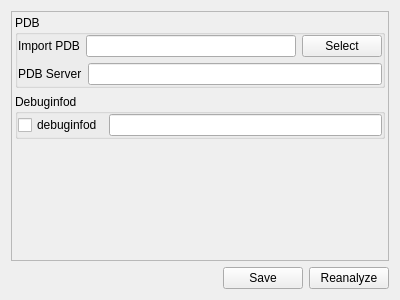
<?xml version="1.0" encoding="UTF-8"?>
<ui version="4.0">
 <class>SymbolServers</class>
 <widget class="QWidget" name="SymbolServers">
  <property name="geometry">
   <rect>
    <x>0</x>
    <y>0</y>
    <width>400</width>
    <height>300</height>
   </rect>
  </property>
  <property name="focusPolicy">
   <enum>Qt::FocusPolicy::StrongFocus</enum>
  </property>
  <property name="windowTitle">
   <string>Form</string>
  </property>
  <layout class="QVBoxLayout" name="verticalLayout_2">
   <item>
    <widget class="QScrollArea" name="scrollArea">
     <property name="widgetResizable">
      <bool>true</bool>
     </property>
     <widget class="QWidget" name="scrollAreaWidgetContents">
      <property name="geometry">
       <rect>
        <x>0</x>
        <y>0</y>
        <width>380</width>
        <height>245</height>
       </rect>
      </property>
      <layout class="QVBoxLayout" name="verticalLayout">
       <property name="leftMargin">
        <number>3</number>
       </property>
       <property name="topMargin">
        <number>3</number>
       </property>
       <property name="rightMargin">
        <number>3</number>
       </property>
       <property name="bottomMargin">
        <number>3</number>
       </property>
       <item>
        <widget class="QGroupBox" name="groupBox">
         <property name="title">
          <string>PDB</string>
         </property>
         <layout class="QVBoxLayout" name="verticalLayout_4">
          <property name="leftMargin">
           <number>0</number>
          </property>
          <property name="topMargin">
           <number>0</number>
          </property>
          <property name="rightMargin">
           <number>0</number>
          </property>
          <property name="bottomMargin">
           <number>0</number>
          </property>
          <item>
           <layout class="QVBoxLayout" name="verticalLayout_3">
            <item>
             <layout class="QHBoxLayout" name="horizontalLayout_5">
              <item>
               <widget class="QWidget" name="pdbWidget" native="true">
                <layout class="QHBoxLayout" name="horizontalLayout_2">
                 <property name="leftMargin">
                  <number>0</number>
                 </property>
                 <property name="topMargin">
                  <number>0</number>
                 </property>
                 <property name="rightMargin">
                  <number>0</number>
                 </property>
                 <property name="bottomMargin">
                  <number>0</number>
                 </property>
                 <item>
                  <widget class="QLabel" name="label">
                   <property name="text">
                    <string>Import PDB</string>
                   </property>
                  </widget>
                 </item>
                 <item>
                  <widget class="QLineEdit" name="pdbLineEdit"/>
                 </item>
                 <item>
                  <widget class="QPushButton" name="pdbSelect">
                   <property name="text">
                    <string>Select</string>
                   </property>
                  </widget>
                 </item>
                </layout>
               </widget>
              </item>
             </layout>
            </item>
            <item>
             <layout class="QHBoxLayout" name="horizontalLayout_3">
              <item>
               <widget class="QLabel" name="pdbServerLabel">
                <property name="text">
                 <string>PDB Server</string>
                </property>
               </widget>
              </item>
              <item>
               <widget class="QLineEdit" name="pdbServerEdit"/>
              </item>
             </layout>
            </item>
           </layout>
          </item>
         </layout>
        </widget>
       </item>
       <item>
        <widget class="QGroupBox" name="groupBox_2">
         <property name="title">
          <string>Debuginfod</string>
         </property>
         <layout class="QVBoxLayout" name="verticalLayout_6">
          <property name="leftMargin">
           <number>0</number>
          </property>
          <property name="topMargin">
           <number>0</number>
          </property>
          <property name="rightMargin">
           <number>0</number>
          </property>
          <property name="bottomMargin">
           <number>0</number>
          </property>
          <item>
           <layout class="QVBoxLayout" name="verticalLayout_5">
            <item>
             <layout class="QHBoxLayout" name="horizontalLayout_6">
              <item>
               <widget class="QCheckBox" name="debuginfodCheckBox">
                <property name="text">
                 <string>debuginfod</string>
                </property>
               </widget>
              </item>
              <item>
               <widget class="QLineEdit" name="debuginfodLineEdit"/>
              </item>
             </layout>
            </item>
           </layout>
          </item>
         </layout>
        </widget>
       </item>
       <item>
        <spacer name="verticalSpacer">
         <property name="orientation">
          <enum>Qt::Orientation::Vertical</enum>
         </property>
         <property name="sizeHint" stdset="0">
          <size>
           <width>20</width>
           <height>40</height>
          </size>
         </property>
        </spacer>
       </item>
      </layout>
     </widget>
    </widget>
   </item>
   <item>
    <layout class="QHBoxLayout" name="horizontalLayout">
     <item>
      <spacer name="horizontalSpacer">
       <property name="orientation">
        <enum>Qt::Orientation::Horizontal</enum>
       </property>
       <property name="sizeHint" stdset="0">
        <size>
         <width>40</width>
         <height>20</height>
        </size>
       </property>
      </spacer>
     </item>
     <item>
      <widget class="QPushButton" name="save">
       <property name="text">
        <string>Save</string>
       </property>
      </widget>
     </item>
     <item>
      <widget class="QPushButton" name="reanalyzeButton">
       <property name="text">
        <string>Reanalyze</string>
       </property>
      </widget>
     </item>
    </layout>
   </item>
  </layout>
 </widget>
 <resources/>
 <connections/>
</ui>
